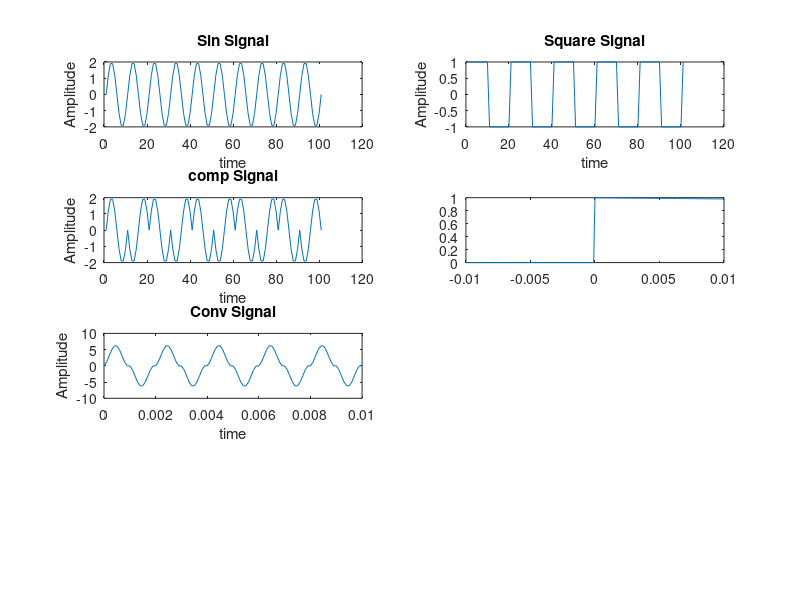

MATLAB code to generate this figure: (Note: this script raises an error after producing the figure.)

%Signal Generation

fs = 10000;
f1 = 1000;
f2 = 500;

t = 0:1/fs:0.01;


sin_signal = 2*sin(2*pi*f1*t);
sq_signal = square(2*pi*f2*t);

comp_signal = sin_signal .* sq_signal;

subplot(4,2,1)
plot(sin_signal)
title("Sin Signal")
xlabel("time")
ylabel('Amplitude')

subplot(4,2,2)
plot(sq_signal)
title("Square Signal")
xlabel("time")
ylabel('Amplitude')

subplot(4,2,3)
plot(comp_signal)
title("comp Signal")
xlabel("time")
ylabel('Amplitude')

% System Analysis and Filtering

T = -0.01:1/fs:0.01
h = exp(-2.*T).*(T>=0) ;
subplot(4,2,4)
plot(T,h);

conv_signal = conv(comp_signal, h, 'same');
subplot(4,2,5)
plot(t, conv_signal)
title("Conv Signal")
xlabel("time")
ylabel('Amplitude')

[X, w] = CTFT(comp_signal, t)
subplot(4,2,6)
plot(w/(2*pi), abs(X))
title("CTFT comp Signal")
xlabel("time")
ylabel('frequency')

%Part 3 Transmission through a Noisy Channel

noisySignal = awgn(conv_signal, 10, 'measured')
subplot(4,2,7)
plot(noisySignal)
title("Noisy Signal")
xlabel("time")
ylabel('Amplitude')


[Y,w2] = CTFT(noisySignal, t)
subplot(4,2,8)
plot(w2/(2*pi), abs(Y))
title("CTFT noisy Signal")
xlabel("frequency")
ylabel('Amplitude')


% Reconatruction and Exploration

lp_noisy_signal = filter(new_Lowpass, noisySignal)
figure;
subplot(4,2,1)
plot(lp_noisy_signal)
title("filtered noisy Signal")
xlabel("time")
ylabel('Amplitude')

[Y,w2] = CTFT(lp_noisy_signal, t)
subplot(4,2,2)
plot(w2/(2*pi), abs(Y))
title("filtered CTFT noisy Signal")
xlabel("frequency")
ylabel('Amplitude')

lp_noisy_signal = filter(new_Lowpass2, noisySignal)

subplot(4,2,3)
plot(lp_noisy_signal)
title("filtered noisy Signal")
xlabel("time")
ylabel('Amplitude')



[Y,w2] = CTFT(lp_noisy_signal, t)
subplot(4,2,4)
plot(w2/(2*pi), abs(Y))
title("filtered CTFT noisy Signal")
xlabel("frequency")
ylabel('Amplitude')


lp_noisy_signal = filter(new_Lowpass3, noisySignal)

subplot(4,2,5)
plot(lp_noisy_signal)
title("filtered noisy Signal")
xlabel("time")
ylabel('Amplitude')

[Y,w2] = CTFT(lp_noisy_signal, t)
subplot(4,2,6)
plot(w2/(2*pi), abs(Y))
title("filtered CTFT noisy Signal")
xlabel("frequency")
ylabel('Amplitude')

% Step 4 Reconstruction

sig_power = mean(conv_signal.^2)
mse = (mean ((conv_signal - lp_noisy_signal).^2))/ sig_power







